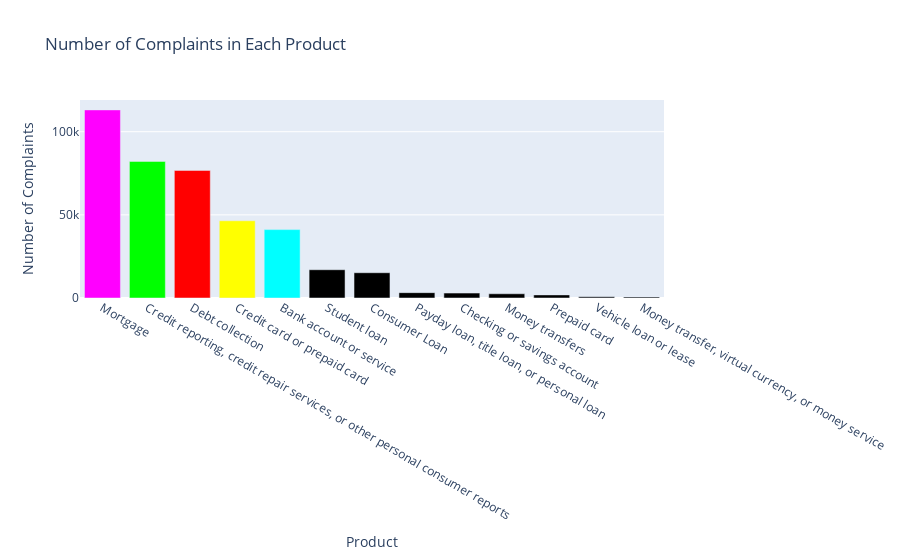

This figure's notebook cell:
### Code cell
import plotly.graph_objects as go

# Assuming you have a DataFrame named 'df'
product_counts = df['Product'].value_counts().sort_values(ascending=False)

# Define fluorescent colors for each bar (you can use any hex color codes)
fluorescent_colors = ['#FF00FF', '#00FF00', '#FF0000', '#FFFF00', '#00FFFF']  # Example fluorescent colors

# Create a bar chart with fluorescent colors
fig = go.Figure(data=[go.Bar(x=product_counts.index, y=product_counts, marker=dict(color=fluorescent_colors))])

# Customize the chart layout
fig.update_layout(
    title='Number of Complaints in Each Product',
    xaxis_title='Product',
    yaxis_title='Number of Complaints'
)

# Show the chart in Colab with the "colab" renderer
fig.show(renderer="colab")

### Figure 1 — Plotly figure (JSON) as saved in the notebook; plotly's stock layout.template omitted (floating-point values rounded to 4 significant figures)
{"data": [{"marker": {"color": ["#FF00FF", "#00FF00", "#FF0000", "#FFFF00", "#00FFFF"]}, "x": ["Mortgage", "Credit reporting, credit repair services, or other personal consumer reports", "Debt collection", "Credit card or prepaid card", "Bank account or service", "Student loan", "Consumer Loan", "Payday loan, title loan, or personal loan", "Checking or savings account", "Money transfers", "Prepaid card", "Vehicle loan or lease", "Money transfer, virtual currency, or money service"], "y": [113111, 82145, 76724, 46442, 41130, 17006, 15199, 3216, 2953, 2536, 1862, 733, 608], "type": "bar"}], "layout": {"title": {"text": "Number of Complaints in Each Product"}, "xaxis": {"title": {"text": "Product"}}, "yaxis": {"title": {"text": "Number of Complaints"}}}}
